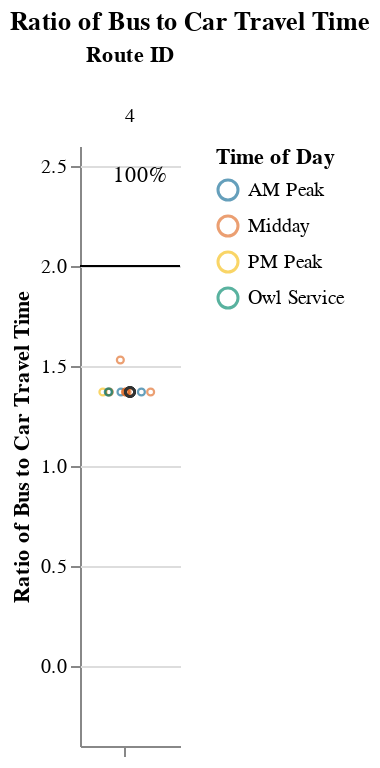
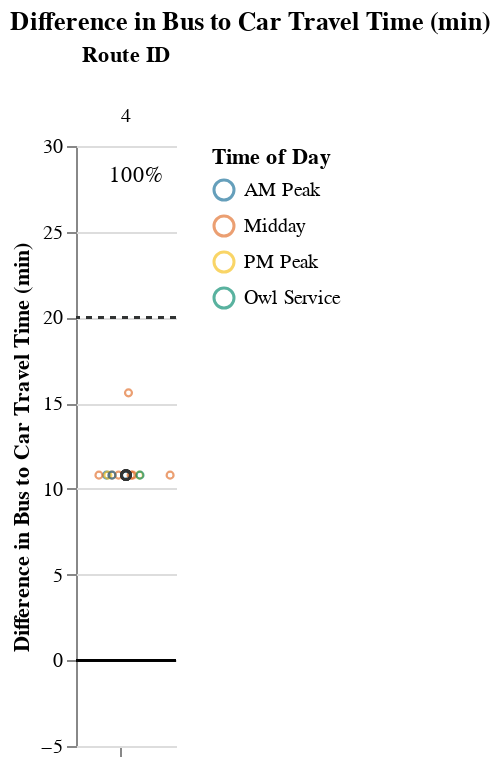

Source (notebook cell) for these figures, in order:
### Markdown cell above
## Viable Competitive Routes
### Short Routes (< 1 hr)

### Code cell
# Allow for possibility that operator doesn't have routes that fall into certain route_groups
# But, jupyterbook will not like markdown with f-string
# separate out route_group and put in each cell, and use try/except + if to display...
# but all 3 route groups must be displayed. just add sentence about why no routes were returned at the end
route_group = "short"
try:
    display_charts_for_route_group(df, route_group)
except:
    print("No routes meet this criteria.")

### Figure 1 — Vega-Lite specification as saved in the notebook (floating-point values rounded to 4 significant figures)
{"config": {"view": {"continuousWidth": 400, "continuousHeight": 300, "stroke": null}, "facet": {"spacing": 0}}, "data": {"name": "data-9becced744aa04d4d682ed28c1d2c12c"}, "facet": {"column": {"field": "route_id", "sort": ["4"], "title": "Route ID", "type": "nominal"}}, "spec": {"layer": [{"mark": "rule", "encoding": {"color": {"value": "black"}, "y": {"field": "cutoff", "type": "quantitative"}}, "selection": {"selector001": {"type": "interval", "bind": "scales", "encodings": ["x", "y"]}}}, {"mark": {"type": "point", "opacity": 0.65, "size": 12, "strokeWidth": 1.1}, "encoding": {"color": {"field": "time_of_day", "scale": {"range": ["#136C97", "#E16B26", "#F6BF16", "#00896B", "#7790A3", "#5B559C"]}, "sort": ["AM Peak", "Midday", "PM Peak", "Owl Service"], "title": "Time of Day", "type": "nominal"}, "tooltip": [{"field": "route_id", "type": "nominal"}, {"field": "trip_id", "type": "nominal"}, {"field": "service_hours", "type": "quantitative"}, {"field": "car_duration_hours", "type": "quantitative"}, {"field": "bus_multiplier", "type": "quantitative"}, {"field": "bus_difference", "type": "quantitative"}, {"field": "num_trips", "type": "quantitative"}, {"field": "num_competitive", "type": "quantitative"}, {"field": "pct_trips_competitive", "type": "quantitative"}, {"field": "p25", "type": "quantitative"}, {"field": "p50", "type": "quantitative"}, {"field": "p75", "type": "quantitative"}], "x": {"axis": {"grid": false, "labels": false, "ticks": true, "values": [0]}, "field": "jitter", "scale": {}, "title": null, "type": "quantitative"}, "y": {"field": "bus_multiplier", "scale": {"domain": [-0.25, 2.5]}, "title": "Ratio of Bus to Car Travel Time", "type": "quantitative"}}, "transform": [{"calculate": "sqrt(-2*log(random()))*cos(2*PI*random())", "as": "jitter"}], "width": 50}, {"layer": [{"mark": {"type": "point", "opacity": 0.6, "size": 20, "strokeWidth": 1.3}, "encoding": {"color": {"value": "#323434"}, "y": {"field": "bus_multiplier", "type": "quantitative"}}, "transform": [{"filter": "(datum.p50_trip === 1)"}]}, {"mark": {"type": "text", "align": "center", "baseline": "middle"}, "encoding": {"color": {"value": "black"}, "text": {"field": "pct_trips_competitive", "format": ".0%", "type": "quantitative"}, "tooltip": [{"field": "route_id", "type": "nominal"}, {"field": "trip_id", "type": "nominal"}, {"field": "service_hours", "type": "quantitative"}, {"field": "car_duration_hours", "type": "quantitative"}, {"field": "bus_multiplier", "type": "quantitative"}, {"field": "bus_difference", "type": "quantitative"}, {"field": "num_trips", "type": "quantitative"}, {"field": "num_competitive", "type": "quantitative"}, {"field": "pct_trips_competitive", "type": "quantitative"}, {"field": "p25", "type": "quantitative"}, {"field": "p50", "type": "quantitative"}, {"field": "p75", "type": "quantitative"}], "x": {"value": 30}, "y": {"value": 15}}, "transform": [{"calculate": "sqrt(-2*log(random()))*cos(2*PI*random())", "as": "jitter"}, {"filter": "(datum.fastest_trip === 1)"}]}]}]}, "resolve": {"scale": {"y": "shared"}}, "title": "Ratio of Bus to Car Travel Time", "$schema": "https://vega.github.io/schema/vega-lite/v4.17.0.json", "datasets": {"data-9becced744aa04d4d682ed28c1d2c12c": [{"calitp_itp_id": 169, "trip_key": 8504394683595840799, "trip_id": "4WD4_0730", "shape_id": "4", "route_id": "4", "service_hours": 0.67, "trip_first_departure_ts": 27000, "trip_last_arrival_ts": 29400, "departure_hour": 7, "time_of_day": "AM Peak", "p25": 0.67, "p50": 0.67, "p75": 0.67, "p50_trip": 1, "fastest_trip": 0, "car_duration_hours": 0.49, "competitive_route": 1, "bus_multiplier": 1.37, "bus_difference": 10.8, "num_trips": 13, "num_competitive": 13, "pct_trips_competitive": 1.0, "bus_difference_spread": 4.8, "route_group": "short", "max_trip_hrs": 0.75, "max_trip_route_group": 0.75, "name": "City of Lompoc", "caltrans_district": "05 - San Luis Obispo", "drmt_organization_name": null, "cutoff2": 20, "cutoff": 2}, {"calitp_itp_id": 169, "trip_key": -1319761161373192009, "trip_id": "4WD4_1810", "shape_id": "4", "route_id": "4", "service_hours": 0.67, "trip_first_departure_ts": 65400, "trip_last_arrival_ts": 67800, "departure_hour": 18, "time_of_day": "PM Peak", "p25": 0.67, "p50": 0.67, "p75": 0.67, "p50_trip": 1, "fastest_trip": 1, "car_duration_hours": 0.49, "competitive_route": 1, "bus_multiplier": 1.37, "bus_difference": 10.8, "num_trips": 13, "num_competitive": 13, "pct_trips_competitive": 1.0, "bus_difference_spread": 4.8, "route_group": "short", "max_trip_hrs": 0.75, "max_trip_route_group": 0.75, "name": "City of Lompoc", "caltrans_district": "05 - San Luis Obispo", "drmt_organization_name": null, "cutoff2": 20, "cutoff": 2}, {"calitp_itp_id": 169, "trip_key": 9154244766636679984, "trip_id": "4WD4_1200", "shape_id": "4", "route_id": "4", "service_hours": 0.67, "trip_first_departure_ts": 43200, "trip_last_arrival_ts": 45600, "departure_hour": 12, "time_of_day": "Midday", "p25": 0.67, "p50": 0.67, "p75": 0.67, "p50_trip": 1, "fastest_trip": 0, "car_duration_hours": 0.49, "competitive_route": 1, "bus_multiplier": 1.37, "bus_difference": 10.8, "num_trips": 13, "num_competitive": 13, "pct_trips_competitive": 1.0, "bus_difference_spread": 4.8, "route_group": "short", "max_trip_hrs": 0.75, "max_trip_route_group": 0.75, "name": "City of Lompoc", "caltrans_district": "05 - San Luis Obispo", "drmt_organization_name": null, "cutoff2": 20, "cutoff": 2}, {"calitp_itp_id": 169, "trip_key": 556556040370590171, "trip_id": "4WD4_1410", "shape_id": "4", "route_id": "4", "service_hours": 0.67, "trip_first_departure_ts": 51000, "trip_last_arrival_ts": 53400, "departure_hour": 14, "time_of_day": "Midday", "p25": 0.67, "p50": 0.67, "p75": 0.67, "p50_trip": 1, "fastest_trip": 0, "car_duration_hours": 0.49, "competitive_route": 1, "bus_multiplier": 1.37, "bus_difference": 10.8, "num_trips": 13, "num_competitive": 13, "pct_trips_competitive": 1.0, "bus_difference_spread": 4.8, "route_group": "short", "max_trip_hrs": 0.75, "max_trip_route_group": 0.75, "name": "City of Lompoc", "caltrans_district": "05 - San Luis Obispo", "drmt_organization_name": null, "cutoff2": 20, "cutoff": 2}, {"calitp_itp_id": 169, "trip_key": 2922932511440967982, "trip_id": "4WD4_0920", "shape_id": "4", "route_id": "4", "service_hours": 0.67, "trip_first_departure_ts": 33600, "trip_last_arrival_ts": 36000, "departure_hour": 9, "time_of_day": "AM Peak", "p25": 0.67, "p50": 0.67, "p75": 0.67, "p50_trip": 1, "fastest_trip": 0, "car_duration_hours": 0.49, "competitive_route": 1, "bus_multiplier": 1.37, "bus_difference": 10.8, "num_trips": 13, "num_competitive": 13, "pct_trips_competitive": 1.0, "bus_difference_spread": 4.8, "route_group": "short", "max_trip_hrs": 0.75, "max_trip_route_group": 0.75, "name": "City of Lompoc", "caltrans_district": "05 - San Luis Obispo", "drmt_organization_name": null, "cutoff2": 20, "cutoff": 2}, {"calitp_itp_id": 169, "trip_key": -9208915081489960036, "trip_id": "4WD4_1605", "shape_id": "4", "route_id": "4", "service_hours": 0.67, "trip_first_departure_ts": 57900, "trip_last_arrival_ts": 60300, "departure_hour": 16, "time_of_day": "Midday", "p25": 0.67, "p50": 0.67, "p75": 0.67, "p50_trip": 1, "fastest_trip": 0, "car_duration_hours": 0.49, "competitive_route": 1, "bus_multiplier": 1.37, "bus_difference": 10.8, "num_trips": 13, "num_competitive": 13, "pct_trips_competitive": 1.0, "bus_difference_spread": 4.8, "route_group": "short", "max_trip_hrs": 0.75, "max_trip_route_group": 0.75, "name": "City of Lompoc", "caltrans_district": "05 - San Luis Obispo", "drmt_organization_name": null, "cutoff2": 20, "cutoff": 2}, {"calitp_itp_id": 169, "trip_key": 4890501087560087340, "trip_id": "4WD4_1705", "shape_id": "4", "route_id": "4", "service_hours": 0.67, "trip_first_departure_ts": 61500, "trip_last_arrival_ts": 63900, "departure_hour": 17, "time_of_day": "PM Peak", "p25": 0.67, "p50": 0.67, "p75": 0.67, "p50_trip": 1, "fastest_trip": 0, "car_duration_hours": 0.49, "competitive_route": 1, "bus_multiplier": 1.37, "bus_difference": 10.8, "num_trips": 13, "num_competitive": 13, "pct_trips_competitive": 1.0, "bus_difference_spread": 4.8, "route_group": "short", "max_trip_hrs": 0.75, "max_trip_route_group": 0.75, "name": "City of Lompoc", "caltrans_district": "05 - San Luis Obispo", "drmt_organization_name": null, "cutoff2": 20, "cutoff": 2}, {"calitp_itp_id": 169, "trip_key": 3679126944593202499, "trip_id": "4WD4_1300", "shape_id": "4", "route_id": "4", "service_hours": 0.67, "trip_first_departure_ts": 46800, "trip_last_arrival_ts": 49200, "departure_hour": 13, "time_of_day": "Midday", "p25": 0.67, "p50": 0.67, "p75": 0.67, "p50_trip": 1, "fastest_trip": 0, "car_duration_hours": 0.49, "competitive_route": 1, "bus_multiplier": 1.37, "bus_difference": 10.8, "num_trips": 13, "num_competitive": 13, "pct_trips_competitive": 1.0, "bus_difference_spread": 4.8, "route_group": "short", "max_trip_hrs": 0.75, "max_trip_route_group": 0.75, "name": "City of Lompoc", "caltrans_district": "05 - San Luis Obispo", "drmt_organization_name": null, "cutoff2": 20, "cutoff": 2}, {"calitp_itp_id": 169, "trip_key": -1259858306519949312, "trip_id": "4WD4_1010", "shape_id": "4", "route_id": "4", "service_hours": 0.67, "trip_first_departure_ts": 36600, "trip_last_arrival_ts": 39000, "departure_hour": 10, "time_of_day": "Midday", "p25": 0.67, "p50": 0.67, "p75": 0.67, "p50_trip": 1, "fastest_trip": 0, "car_duration_hours": 0.49, "competitive_route": 1, "bus_multiplier": 1.37, "bus_difference": 10.8, "num_trips": 13, "num_competitive": 13, "pct_trips_competitive": 1.0, "bus_difference_spread": 4.8, "route_group": "short", "max_trip_hrs": 0.75, "max_trip_route_group": 0.75, "name": "City of Lompoc", "caltrans_district": "05 - San Luis Obispo", "drmt_organization_name": null, "cutoff2": 20, "cutoff": 2}, {"calitp_itp_id": 169, "trip_key": 4521865064862470904, "trip_id": "4WD4_0830", "shape_id": "4", "route_id": "4", "service_hours": 0.67, "trip_first_departure_ts": 30600, "trip_last_arrival_ts": 33000, "departure_hour": 8, "time_of_day": "AM Peak", "p25": 0.67, "p50": 0.67, "p75": 0.67, "p50_trip": 1, "fastest_trip": 0, "car_duration_hours": 0.49, "competitive_route": 1, "bus_multiplier": 1.37, "bus_difference": 10.8, "num_trips": 13, "num_competitive": 13, "pct_trips_competitive": 1.0, "bus_difference_spread": 4.8, "route_group": "short", "max_trip_hrs": 0.75, "max_trip_route_group": 0.75, "name": "City of Lompoc", "caltrans_district": "05 - San Luis Obispo", "drmt_organization_name": null, "cutoff2": 20, "cutoff": 2}, {"calitp_itp_id": 169, "trip_key": -3546659902049638393, "trip_id": "4WD4_1505", "shape_id": "4", "route_id": "4", "service_hours": 0.67, "trip_first_departure_ts": 54300, "trip_last_arrival_ts": 56700, "departure_hour": 15, "time_of_day": "Midday", "p25": 0.67, "p50": 0.67, "p75": 0.67, "p50_trip": 1, "fastest_trip": 0, "car_duration_hours": 0.49, "competitive_route": 1, "bus_multiplier": 1.37, "bus_difference": 10.8, "num_trips": 13, "num_competitive": 13, "pct_trips_competitive": 1.0, "bus_difference_spread": 4.8, "route_group": "short", "max_trip_hrs": 0.75, "max_trip_route_group": 0.75, "name": "City of Lompoc", "caltrans_district": "05 - San Luis Obispo", "drmt_organization_name": null, "cutoff2": 20, "cutoff": 2}, {"calitp_itp_id": 169, "trip_key": -8490789065852044950, "trip_id": "4WD4_0645", "shape_id": "4", "route_id": "4", "service_hours": 0.67, "trip_first_departure_ts": 24300, "trip_last_arrival_ts": 26700, "departure_hour": 6, "time_of_day": "Owl Service", "p25": 0.67, "p50": 0.67, "p75": 0.67, "p50_trip": 1, "fastest_trip": 0, "car_duration_hours": 0.49, "competitive_route": 1, "bus_multiplier": 1.37, "bus_difference": 10.8, "num_trips": 13, "num_competitive": 13, "pct_trips_competitive": 1.0, "bus_difference_spread": 4.8, "route_group": "short", "max_trip_hrs": 0.75, "max_trip_route_group": 0.75, "name": "City of Lompoc", "caltrans_district": "05 - San Luis Obispo", "drmt_organization_name": null, "cutoff2": 20, "cutoff": 2}, {"calitp_itp_id": 169, "trip_key": -3562724501317748380, "trip_id": "4WD4_1105", "shape_id": "4", "route_id": "4", "service_hours": 0.75, "trip_first_departure_ts": 39900, "trip_last_arrival_ts": 42600, "departure_hour": 11, "time_of_day": "Midday", "p25": 0.67, "p50": 0.67, "p75": 0.67, "p50_trip": 0, "fastest_trip": 0, "car_duration_hours": 0.49, "competitive_route": 1, "bus_multiplier": 1.53, "bus_difference": 15.6, "num_trips": 13, "num_competitive": 13, "pct_trips_competitive": 1.0, "bus_difference_spread": 4.8, "route_group": "short", "max_trip_hrs": 0.75, "max_trip_route_group": 0.75, "name": "City of Lompoc", "caltrans_district": "05 - San Luis Obispo", "drmt_organization_name": null, "cutoff2": 20, "cutoff": 2}]}}

### Figure 2 — Vega-Lite specification as saved in the notebook (floating-point values rounded to 4 significant figures)
{"config": {"view": {"continuousWidth": 400, "continuousHeight": 300, "stroke": null}, "facet": {"spacing": 0}}, "data": {"name": "data-e39052fdb4d5b41ba6a15b2e4e5371ba"}, "facet": {"column": {"field": "route_id", "sort": ["4"], "title": "Route ID", "type": "nominal"}}, "spec": {"layer": [{"mark": "rule", "encoding": {"color": {"value": "black"}, "y": {"field": "cutoff", "type": "quantitative"}}, "selection": {"selector002": {"type": "interval", "bind": "scales", "encodings": ["x", "y"]}}}, {"mark": {"type": "rule", "strokeDash": [3, 3]}, "encoding": {"color": {"value": "#323434"}, "y": {"field": "cutoff2", "type": "quantitative"}}}, {"mark": {"type": "point", "opacity": 0.65, "size": 12, "strokeWidth": 1.1}, "encoding": {"color": {"field": "time_of_day", "scale": {"range": ["#136C97", "#E16B26", "#F6BF16", "#00896B", "#7790A3", "#5B559C"]}, "sort": ["AM Peak", "Midday", "PM Peak", "Owl Service"], "title": "Time of Day", "type": "nominal"}, "tooltip": [{"field": "route_id", "type": "nominal"}, {"field": "trip_id", "type": "nominal"}, {"field": "service_hours", "type": "quantitative"}, {"field": "car_duration_hours", "type": "quantitative"}, {"field": "bus_multiplier", "type": "quantitative"}, {"field": "bus_difference", "type": "quantitative"}, {"field": "num_trips", "type": "quantitative"}, {"field": "num_competitive", "type": "quantitative"}, {"field": "pct_trips_competitive", "type": "quantitative"}, {"field": "p25", "type": "quantitative"}, {"field": "p50", "type": "quantitative"}, {"field": "p75", "type": "quantitative"}], "x": {"axis": {"grid": false, "labels": false, "ticks": true, "values": [0]}, "field": "jitter", "scale": {}, "title": null, "type": "quantitative"}, "y": {"field": "bus_difference", "scale": {"domain": [-5, 27.6]}, "title": "Difference in Bus to Car Travel Time (min)", "type": "quantitative"}}, "transform": [{"calculate": "sqrt(-2*log(random()))*cos(2*PI*random())", "as": "jitter"}], "width": 50}, {"layer": [{"mark": {"type": "point", "opacity": 0.6, "size": 20, "strokeWidth": 1.3}, "encoding": {"color": {"value": "#323434"}, "y": {"field": "bus_difference", "type": "quantitative"}}, "transform": [{"filter": "(datum.p50_trip === 1)"}]}, {"mark": {"type": "text", "align": "center", "baseline": "middle"}, "encoding": {"color": {"value": "black"}, "text": {"field": "pct_trips_competitive", "format": ".0%", "type": "quantitative"}, "tooltip": [{"field": "route_id", "type": "nominal"}, {"field": "trip_id", "type": "nominal"}, {"field": "service_hours", "type": "quantitative"}, {"field": "car_duration_hours", "type": "quantitative"}, {"field": "bus_multiplier", "type": "quantitative"}, {"field": "bus_difference", "type": "quantitative"}, {"field": "num_trips", "type": "quantitative"}, {"field": "num_competitive", "type": "quantitative"}, {"field": "pct_trips_competitive", "type": "quantitative"}, {"field": "p25", "type": "quantitative"}, {"field": "p50", "type": "quantitative"}, {"field": "p75", "type": "quantitative"}], "x": {"value": 30}, "y": {"value": 15}}, "transform": [{"calculate": "sqrt(-2*log(random()))*cos(2*PI*random())", "as": "jitter"}, {"filter": "(datum.fastest_trip === 1)"}]}]}]}, "resolve": {"scale": {"y": "shared"}}, "title": "Difference in Bus to Car Travel Time (min)", "$schema": "https://vega.github.io/schema/vega-lite/v4.17.0.json", "datasets": {"data-e39052fdb4d5b41ba6a15b2e4e5371ba": [{"calitp_itp_id": 169, "trip_key": 8504394683595840799, "trip_id": "4WD4_0730", "shape_id": "4", "route_id": "4", "service_hours": 0.67, "trip_first_departure_ts": 27000, "trip_last_arrival_ts": 29400, "departure_hour": 7, "time_of_day": "AM Peak", "p25": 0.67, "p50": 0.67, "p75": 0.67, "p50_trip": 1, "fastest_trip": 0, "car_duration_hours": 0.49, "competitive_route": 1, "bus_multiplier": 1.37, "bus_difference": 10.8, "num_trips": 13, "num_competitive": 13, "pct_trips_competitive": 1.0, "bus_difference_spread": 4.8, "route_group": "short", "max_trip_hrs": 0.75, "max_trip_route_group": 0.75, "name": "City of Lompoc", "caltrans_district": "05 - San Luis Obispo", "drmt_organization_name": null, "cutoff2": 20, "cutoff": 0}, {"calitp_itp_id": 169, "trip_key": -1319761161373192009, "trip_id": "4WD4_1810", "shape_id": "4", "route_id": "4", "service_hours": 0.67, "trip_first_departure_ts": 65400, "trip_last_arrival_ts": 67800, "departure_hour": 18, "time_of_day": "PM Peak", "p25": 0.67, "p50": 0.67, "p75": 0.67, "p50_trip": 1, "fastest_trip": 1, "car_duration_hours": 0.49, "competitive_route": 1, "bus_multiplier": 1.37, "bus_difference": 10.8, "num_trips": 13, "num_competitive": 13, "pct_trips_competitive": 1.0, "bus_difference_spread": 4.8, "route_group": "short", "max_trip_hrs": 0.75, "max_trip_route_group": 0.75, "name": "City of Lompoc", "caltrans_district": "05 - San Luis Obispo", "drmt_organization_name": null, "cutoff2": 20, "cutoff": 0}, {"calitp_itp_id": 169, "trip_key": 9154244766636679984, "trip_id": "4WD4_1200", "shape_id": "4", "route_id": "4", "service_hours": 0.67, "trip_first_departure_ts": 43200, "trip_last_arrival_ts": 45600, "departure_hour": 12, "time_of_day": "Midday", "p25": 0.67, "p50": 0.67, "p75": 0.67, "p50_trip": 1, "fastest_trip": 0, "car_duration_hours": 0.49, "competitive_route": 1, "bus_multiplier": 1.37, "bus_difference": 10.8, "num_trips": 13, "num_competitive": 13, "pct_trips_competitive": 1.0, "bus_difference_spread": 4.8, "route_group": "short", "max_trip_hrs": 0.75, "max_trip_route_group": 0.75, "name": "City of Lompoc", "caltrans_district": "05 - San Luis Obispo", "drmt_organization_name": null, "cutoff2": 20, "cutoff": 0}, {"calitp_itp_id": 169, "trip_key": 556556040370590171, "trip_id": "4WD4_1410", "shape_id": "4", "route_id": "4", "service_hours": 0.67, "trip_first_departure_ts": 51000, "trip_last_arrival_ts": 53400, "departure_hour": 14, "time_of_day": "Midday", "p25": 0.67, "p50": 0.67, "p75": 0.67, "p50_trip": 1, "fastest_trip": 0, "car_duration_hours": 0.49, "competitive_route": 1, "bus_multiplier": 1.37, "bus_difference": 10.8, "num_trips": 13, "num_competitive": 13, "pct_trips_competitive": 1.0, "bus_difference_spread": 4.8, "route_group": "short", "max_trip_hrs": 0.75, "max_trip_route_group": 0.75, "name": "City of Lompoc", "caltrans_district": "05 - San Luis Obispo", "drmt_organization_name": null, "cutoff2": 20, "cutoff": 0}, {"calitp_itp_id": 169, "trip_key": 2922932511440967982, "trip_id": "4WD4_0920", "shape_id": "4", "route_id": "4", "service_hours": 0.67, "trip_first_departure_ts": 33600, "trip_last_arrival_ts": 36000, "departure_hour": 9, "time_of_day": "AM Peak", "p25": 0.67, "p50": 0.67, "p75": 0.67, "p50_trip": 1, "fastest_trip": 0, "car_duration_hours": 0.49, "competitive_route": 1, "bus_multiplier": 1.37, "bus_difference": 10.8, "num_trips": 13, "num_competitive": 13, "pct_trips_competitive": 1.0, "bus_difference_spread": 4.8, "route_group": "short", "max_trip_hrs": 0.75, "max_trip_route_group": 0.75, "name": "City of Lompoc", "caltrans_district": "05 - San Luis Obispo", "drmt_organization_name": null, "cutoff2": 20, "cutoff": 0}, {"calitp_itp_id": 169, "trip_key": -9208915081489960036, "trip_id": "4WD4_1605", "shape_id": "4", "route_id": "4", "service_hours": 0.67, "trip_first_departure_ts": 57900, "trip_last_arrival_ts": 60300, "departure_hour": 16, "time_of_day": "Midday", "p25": 0.67, "p50": 0.67, "p75": 0.67, "p50_trip": 1, "fastest_trip": 0, "car_duration_hours": 0.49, "competitive_route": 1, "bus_multiplier": 1.37, "bus_difference": 10.8, "num_trips": 13, "num_competitive": 13, "pct_trips_competitive": 1.0, "bus_difference_spread": 4.8, "route_group": "short", "max_trip_hrs": 0.75, "max_trip_route_group": 0.75, "name": "City of Lompoc", "caltrans_district": "05 - San Luis Obispo", "drmt_organization_name": null, "cutoff2": 20, "cutoff": 0}, {"calitp_itp_id": 169, "trip_key": 4890501087560087340, "trip_id": "4WD4_1705", "shape_id": "4", "route_id": "4", "service_hours": 0.67, "trip_first_departure_ts": 61500, "trip_last_arrival_ts": 63900, "departure_hour": 17, "time_of_day": "PM Peak", "p25": 0.67, "p50": 0.67, "p75": 0.67, "p50_trip": 1, "fastest_trip": 0, "car_duration_hours": 0.49, "competitive_route": 1, "bus_multiplier": 1.37, "bus_difference": 10.8, "num_trips": 13, "num_competitive": 13, "pct_trips_competitive": 1.0, "bus_difference_spread": 4.8, "route_group": "short", "max_trip_hrs": 0.75, "max_trip_route_group": 0.75, "name": "City of Lompoc", "caltrans_district": "05 - San Luis Obispo", "drmt_organization_name": null, "cutoff2": 20, "cutoff": 0}, {"calitp_itp_id": 169, "trip_key": 3679126944593202499, "trip_id": "4WD4_1300", "shape_id": "4", "route_id": "4", "service_hours": 0.67, "trip_first_departure_ts": 46800, "trip_last_arrival_ts": 49200, "departure_hour": 13, "time_of_day": "Midday", "p25": 0.67, "p50": 0.67, "p75": 0.67, "p50_trip": 1, "fastest_trip": 0, "car_duration_hours": 0.49, "competitive_route": 1, "bus_multiplier": 1.37, "bus_difference": 10.8, "num_trips": 13, "num_competitive": 13, "pct_trips_competitive": 1.0, "bus_difference_spread": 4.8, "route_group": "short", "max_trip_hrs": 0.75, "max_trip_route_group": 0.75, "name": "City of Lompoc", "caltrans_district": "05 - San Luis Obispo", "drmt_organization_name": null, "cutoff2": 20, "cutoff": 0}, {"calitp_itp_id": 169, "trip_key": -1259858306519949312, "trip_id": "4WD4_1010", "shape_id": "4", "route_id": "4", "service_hours": 0.67, "trip_first_departure_ts": 36600, "trip_last_arrival_ts": 39000, "departure_hour": 10, "time_of_day": "Midday", "p25": 0.67, "p50": 0.67, "p75": 0.67, "p50_trip": 1, "fastest_trip": 0, "car_duration_hours": 0.49, "competitive_route": 1, "bus_multiplier": 1.37, "bus_difference": 10.8, "num_trips": 13, "num_competitive": 13, "pct_trips_competitive": 1.0, "bus_difference_spread": 4.8, "route_group": "short", "max_trip_hrs": 0.75, "max_trip_route_group": 0.75, "name": "City of Lompoc", "caltrans_district": "05 - San Luis Obispo", "drmt_organization_name": null, "cutoff2": 20, "cutoff": 0}, {"calitp_itp_id": 169, "trip_key": 4521865064862470904, "trip_id": "4WD4_0830", "shape_id": "4", "route_id": "4", "service_hours": 0.67, "trip_first_departure_ts": 30600, "trip_last_arrival_ts": 33000, "departure_hour": 8, "time_of_day": "AM Peak", "p25": 0.67, "p50": 0.67, "p75": 0.67, "p50_trip": 1, "fastest_trip": 0, "car_duration_hours": 0.49, "competitive_route": 1, "bus_multiplier": 1.37, "bus_difference": 10.8, "num_trips": 13, "num_competitive": 13, "pct_trips_competitive": 1.0, "bus_difference_spread": 4.8, "route_group": "short", "max_trip_hrs": 0.75, "max_trip_route_group": 0.75, "name": "City of Lompoc", "caltrans_district": "05 - San Luis Obispo", "drmt_organization_name": null, "cutoff2": 20, "cutoff": 0}, {"calitp_itp_id": 169, "trip_key": -3546659902049638393, "trip_id": "4WD4_1505", "shape_id": "4", "route_id": "4", "service_hours": 0.67, "trip_first_departure_ts": 54300, "trip_last_arrival_ts": 56700, "departure_hour": 15, "time_of_day": "Midday", "p25": 0.67, "p50": 0.67, "p75": 0.67, "p50_trip": 1, "fastest_trip": 0, "car_duration_hours": 0.49, "competitive_route": 1, "bus_multiplier": 1.37, "bus_difference": 10.8, "num_trips": 13, "num_competitive": 13, "pct_trips_competitive": 1.0, "bus_difference_spread": 4.8, "route_group": "short", "max_trip_hrs": 0.75, "max_trip_route_group": 0.75, "name": "City of Lompoc", "caltrans_district": "05 - San Luis Obispo", "drmt_organization_name": null, "cutoff2": 20, "cutoff": 0}, {"calitp_itp_id": 169, "trip_key": -8490789065852044950, "trip_id": "4WD4_0645", "shape_id": "4", "route_id": "4", "service_hours": 0.67, "trip_first_departure_ts": 24300, "trip_last_arrival_ts": 26700, "departure_hour": 6, "time_of_day": "Owl Service", "p25": 0.67, "p50": 0.67, "p75": 0.67, "p50_trip": 1, "fastest_trip": 0, "car_duration_hours": 0.49, "competitive_route": 1, "bus_multiplier": 1.37, "bus_difference": 10.8, "num_trips": 13, "num_competitive": 13, "pct_trips_competitive": 1.0, "bus_difference_spread": 4.8, "route_group": "short", "max_trip_hrs": 0.75, "max_trip_route_group": 0.75, "name": "City of Lompoc", "caltrans_district": "05 - San Luis Obispo", "drmt_organization_name": null, "cutoff2": 20, "cutoff": 0}, {"calitp_itp_id": 169, "trip_key": -3562724501317748380, "trip_id": "4WD4_1105", "shape_id": "4", "route_id": "4", "service_hours": 0.75, "trip_first_departure_ts": 39900, "trip_last_arrival_ts": 42600, "departure_hour": 11, "time_of_day": "Midday", "p25": 0.67, "p50": 0.67, "p75": 0.67, "p50_trip": 0, "fastest_trip": 0, "car_duration_hours": 0.49, "competitive_route": 1, "bus_multiplier": 1.53, "bus_difference": 15.6, "num_trips": 13, "num_competitive": 13, "pct_trips_competitive": 1.0, "bus_difference_spread": 4.8, "route_group": "short", "max_trip_hrs": 0.75, "max_trip_route_group": 0.75, "name": "City of Lompoc", "caltrans_district": "05 - San Luis Obispo", "drmt_organization_name": null, "cutoff2": 20, "cutoff": 0}]}}
